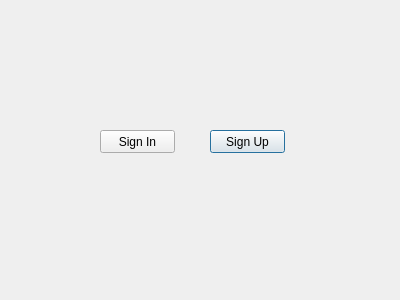
<?xml version="1.0" encoding="UTF-8"?>
<ui version="4.0">
 <class>Dialog</class>
 <widget class="QDialog" name="Dialog">
  <property name="geometry">
   <rect>
    <x>0</x>
    <y>0</y>
    <width>400</width>
    <height>300</height>
   </rect>
  </property>
  <property name="windowTitle">
   <string>Dialog</string>
  </property>
  <widget class="QPushButton" name="signUpButton">
   <property name="geometry">
    <rect>
     <x>210</x>
     <y>130</y>
     <width>75</width>
     <height>23</height>
    </rect>
   </property>
   <property name="text">
    <string>Sign Up</string>
   </property>
  </widget>
  <widget class="QPushButton" name="signInButton">
   <property name="geometry">
    <rect>
     <x>100</x>
     <y>130</y>
     <width>75</width>
     <height>23</height>
    </rect>
   </property>
   <property name="mouseTracking">
    <bool>false</bool>
   </property>
   <property name="text">
    <string>Sign In</string>
   </property>
  </widget>
 </widget>
 <resources/>
 <connections/>
</ui>
